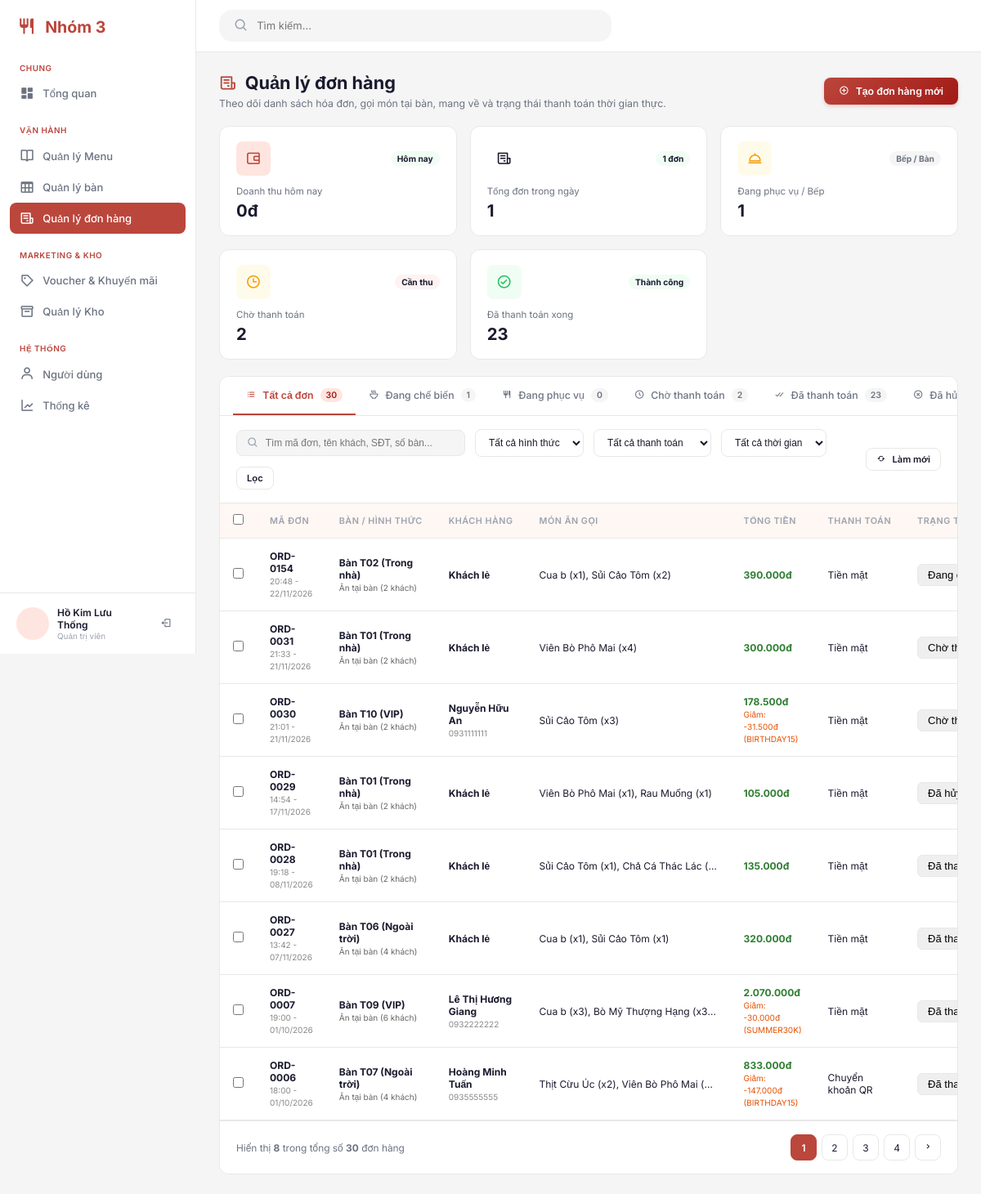
Page /admin/index.php?page=orders (signed in) on the committed database.
### tables this page shows
CREATE TABLE `orders` (
  `orderId` int(11) NOT NULL,
  `customerId` int(11) DEFAULT NULL,
  `adminId` int(11) DEFAULT NULL,
  `tableId` int(11) DEFAULT NULL,
  `voucherId` int(11) DEFAULT NULL,
  `guestCount` int(11) DEFAULT NULL,
  `subtotal` decimal(12,0) NOT NULL DEFAULT 0,
  `discountAmount` decimal(12,0) NOT NULL DEFAULT 0,
  `totalAmount` decimal(12,0) NOT NULL DEFAULT 0,
  `paymentMethod` varchar(20) DEFAULT NULL,
  `status` varchar(20) NOT NULL DEFAULT 'OPEN',
  `orderDate` datetime NOT NULL DEFAULT current_timestamp(),
  `paidAt` datetime DEFAULT NULL,
  `createdAt` datetime NOT NULL DEFAULT current_timestamp()
);

CREATE TABLE `customer` (
  `customerId` int(11) NOT NULL,
  `customerName` varchar(100) NOT NULL,
  `customerPhone` varchar(20) NOT NULL,
  `customerEmail` varchar(150) DEFAULT NULL,
  `passwordHash` varchar(255) DEFAULT NULL,
  `birthDate` date DEFAULT NULL,
  `gender` enum('MALE','FEMALE','OTHER') DEFAULT 'MALE',
  `address` varchar(255) DEFAULT NULL,
  `visitCount` int(11) DEFAULT 0,
  `isDeleted` tinyint(1) NOT NULL DEFAULT 0,
  `createdAt` datetime NOT NULL DEFAULT current_timestamp()
);

CREATE TABLE `voucher` (
  `voucherId` int(11) NOT NULL,
  `promotionId` int(11) DEFAULT NULL,
  `voucherCode` varchar(50) NOT NULL,
  `discountType` varchar(10) NOT NULL DEFAULT 'PERCENT',
  `discountValue` decimal(12,2) NOT NULL,
  `minOrderValue` decimal(12,0) NOT NULL DEFAULT 0,
  `expiryDate` date DEFAULT NULL,
  `usageLimit` int(11) NOT NULL DEFAULT 1,
  `usedCount` int(11) NOT NULL DEFAULT 0,
  `isActive` tinyint(1) NOT NULL DEFAULT 1,
  `isDeleted` tinyint(1) NOT NULL DEFAULT 0,
  `createdAt` datetime NOT NULL DEFAULT current_timestamp()
);

### admin/page/orders/index.php (the view, shortened to what the rows shown need)
<?php
require_once __DIR__ . '/action.php';
include_once __DIR__ . '/../../../layouts/admin_header.php';
?>
<div class="page-title">
    <div>
        <h1 class="page-title__heading">
            <i class="bx bx-receipt"></i> Quản lý đơn hàng
        </h1>
    </div>
</div>
<div class="orders-card">
    <div class="table-responsive">
        <table class="orders-table">
            <thead>
                <tr>
                    <th class="col-check">
                        <input type="checkbox" id="checkAllOrders" />
                    </th>
                    <th>MÃ ĐƠN</th>
                    <th>BÀN / HÌNH THỨC</th>
                    <th>KHÁCH HÀNG</th>
                    <th>MÓN ĂN GỌI</th>
                    <th>TỔNG TIỀN</th>
                    <th>THANH TOÁN</th>
                    <th>TRẠNG THÁI</th>
                </tr>
            </thead>
            <tbody id="ordersTableBody">
                <?php if (empty($ordersList)): ?>
                    <tr>
                        <td colspan="9" style="text-align: center; padding: 40px; color: #888;">
                            <i class="bx bx-receipt" style="font-size: 36px; display: block; margin-bottom: 8px;"></i>
                            Không tìm thấy đơn hàng nào!
                        </td>
                    </tr>
                <?php else: ?>
                    <?php foreach ($ordersList as $o): ?>
                        <?php
                        $dishesSummary = [];
                        foreach ($o['dishes'] as $d) {
                            $dishesSummary[] = $d['name'] . ' (x' . $d['qty'] . ')';
                        }
                        $dishesText = !empty($dishesSummary) ? implode(', ', $dishesSummary) : 'Chưa có món';
                        ?>
                        <tr>
                            <td class="col-check">
                                <input type="checkbox" name="selected_order[]" value="<?= htmlspecialchars($o['id']) ?>" />
                            </td>
                            <td>
                                <strong><?= htmlspecialchars($o['id']) ?></strong><br>
                                <small style="color:#888;"><?= htmlspecialchars($o['time']) ?></small>
                            </td>
                            <td>
                                <strong><?= htmlspecialchars($o['table']) ?></strong><br>
                                <small style="color:#666;"><?= htmlspecialchars($o['typeName']) ?> (<?= (int)$o['guests'] ?> khách)</small>
                            </td>
                            <td>
                                <strong><?= htmlspecialchars($o['customer']) ?></strong>
                                <?php if (!empty($o['phone'])): ?><br><small style="color:#888;"><?= htmlspecialchars($o['phone']) ?></small><?php endif; ?>
                            </td>
                            <td style="max-width: 250px; white-space: nowrap; overflow: hidden; text-overflow: ellipsis;" title="<?= htmlspecialchars($dishesText) ?>">
                                <?= htmlspecialchars($dishesText) ?>
                            </td>
                            <td>
                                <strong style="color: #2E7D32;"><?= number_format($o['total'], 0, ',', '.') ?>đ</strong>
                                <?php if ($o['discount'] > 0): ?>
                                    <br><small style="color: #E65100;">Giảm: -<?= number_format($o['discount'], 0, ',', '.') ?>đ<?= !empty($o['voucherCode']) ? ' (' . htmlspecialchars($o['voucherCode']) . ')' : '' ?></small>
                                <?php endif; ?>
                            </td>
                            <td><?= htmlspecialchars($o['paymentName']) ?></td>
                            <td>
                                <form method="POST" action="<?= htmlspecialchars($currentListUrl) ?>" style="margin: 0;">
                                    <select name="status" onchange="this.form.submit()" class="status-select" style="padding: 4px 8px; border-radius: 6px; font-weight: 500; font-size: 13px; border: 1px solid var(--border);">
                                        <option value="pending_pay" <?= $o['status'] === 'pending_pay' ? 'selected' : '' ?>>Chờ thanh toán</option>
                                        <option value="paid" <?= $o['status'] === 'paid' ? 'selected' : '' ?>>Đã thanh toán</option>
                                    </select>
                                </form>
                            </td>
                        </tr>
                    <?php endforeach; ?>
                <?php endif; ?>
            </tbody>
        </table>
    </div>
</div>
</main>
</div>
</body>
</html>

### rows in the picture
orders: id "ORD-0031", time "21:33 - 21/11/2026", table "Bàn T01 (Trong nhà)", typeName "Ăn tại bàn", guestCount "2", customer "Khách lẻ", dishesText "Viên Bò Phô Mai (x4)", total "300.000", paymentName "Tiền mặt"
orders: id "ORD-0030", time "21:01 - 21/11/2026", table "Bàn T10 (VIP)", typeName "Ăn tại bàn", guestCount "2", customerId.customerName "Nguyễn Hữu An", customerId.customerPhone "0931111111", dishesText "Sủi Cảo Tôm (x3)", totalAmount "178.500", discountAmount "31.500", voucherId.voucherCode "BIRTHDAY15", paymentName "Tiền mặt"
orders: id "ORD-0028", time "19:18 - 08/11/2026", table "Bàn T01 (Trong nhà)", typeName "Ăn tại bàn", guestCount "2", customer "Khách lẻ", dishesText "Sủi Cảo Tôm (x1), Chả Cá Thác Lác (…", totalAmount "135.000", paymentName "Tiền mặt"
orders: id "ORD-0027", time "13:42 - 07/11/2026", table "Bàn T06 (Ngoài trời)", typeName "Ăn tại bàn", guestCount "4", customer "Khách lẻ", dishesText "Cua b (x1), Sủi Cảo Tôm (x1)", totalAmount "320.000", paymentName "Tiền mặt"
orders: id "ORD-0007", time "19:00 - 01/10/2026", table "Bàn T09 (VIP)", typeName "Ăn tại bàn", guestCount "6", customerId.customerName "Lê Thị Hương Giang", customerId.customerPhone "0932222222", dishesText "Cua b (x3), Bò Mỹ Thượng Hạng (x3…", totalAmount "2.070.000", discountAmount "30.000", voucherId.voucherCode "SUMMER30K", paymentName "Tiền mặt"
orders: id "ORD-0006", time "18:00 - 01/10/2026", table "Bàn T07 (Ngoài trời)", typeName "Ăn tại bàn", guestCount "4", customerId.customerName "Hoàng Minh Tuấn", customerId.customerPhone "0935555555", dishesText "Thịt Cừu Úc (x2), Viên Bò Phô Mai (…", totalAmount "833.000", discountAmount "147.000", voucherId.voucherCode "BIRTHDAY15", paymentName "Chuyển khoản QR"

### other values in the picture
$_SESSION['admin_name'] "Hồ Kim Lưu Thống"
$statTodayRevenue "0"
$statTotalOrders "1"
$statServingOrders "1"
$statPendingPay "2"
$statCompleted "23"
$tabCounts['all'] "30"
$tabCounts['cooking'] "1"
$tabCounts['serving'] "0"
$tabCounts['pending_pay'] "2"
$tabCounts['paid'] "23"
$o['id'] "ORD-0154"
$o['time'] "20:48 - 22/11/2026"
$o['table'] "Bàn T02 (Trong nhà)"
$o['typeName'] "Ăn tại bàn"
